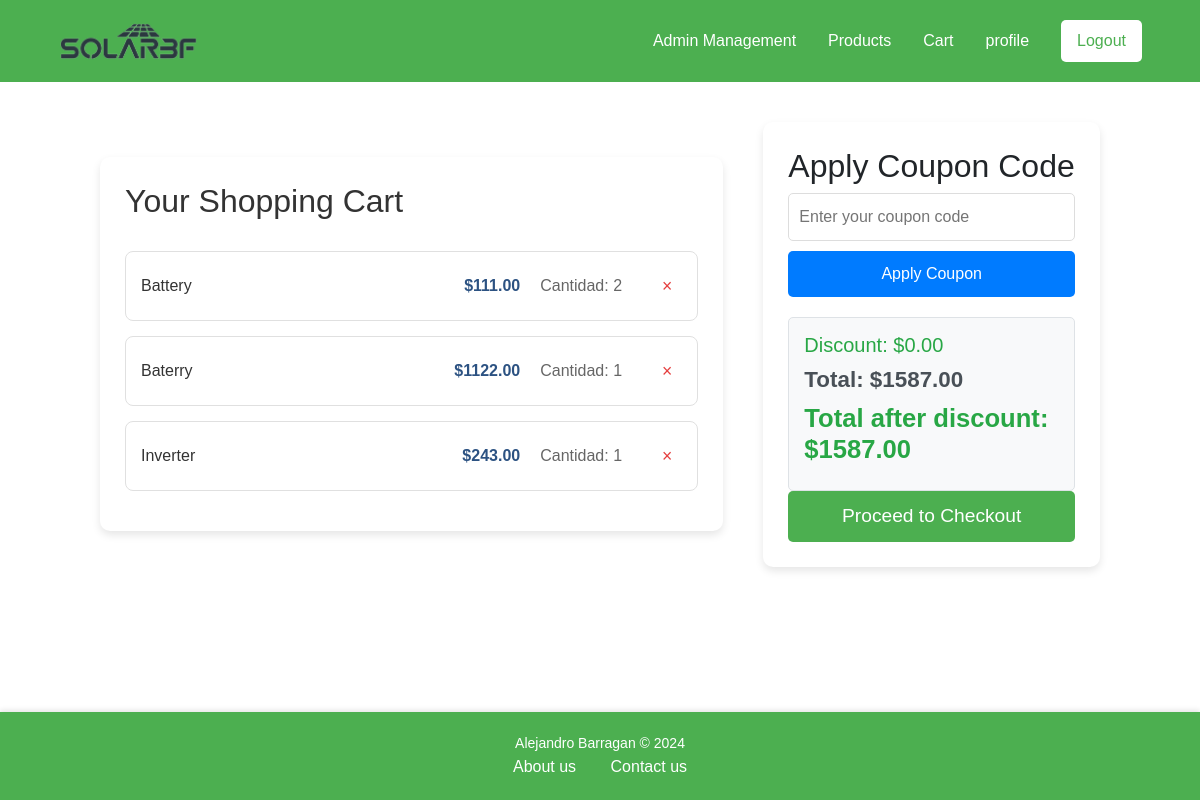
/cart/ (signed in), run on an earlier commit of the app's database.
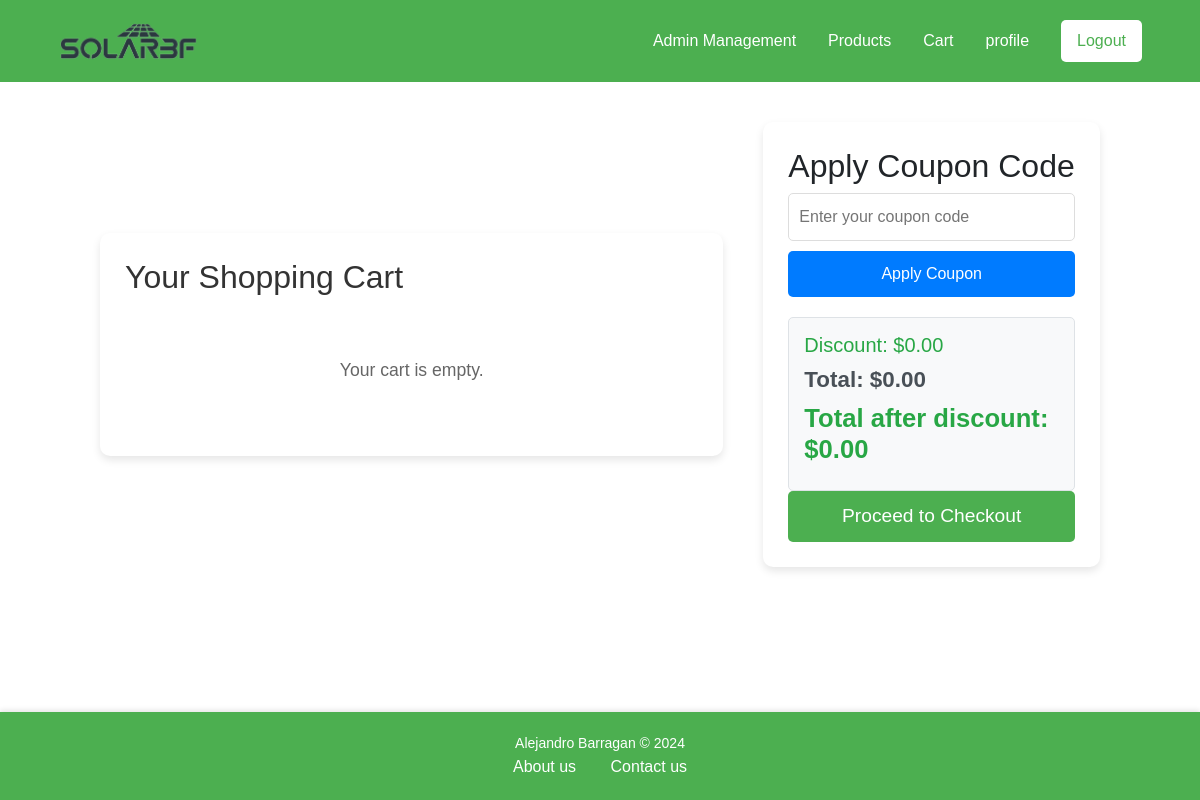
And on a later commit of the database.
### cart/models.py (models this page shows, shortened)
class CartItem(models.Model):
    cart = models.ForeignKey(Cart, on_delete=models.CASCADE, related_name='items')
    product = models.ForeignKey(Product, on_delete=models.CASCADE)
    quantity = models.PositiveIntegerField(default=1)

### products/models.py (models this page shows, shortened)
class Product(models.Model):
    name = models.CharField(max_length=255)
    description = models.TextField()
    price = models.DecimalField(max_digits=10, decimal_places=2)
    stock = models.PositiveIntegerField()
    category = models.ForeignKey(Category, on_delete=models.CASCADE)
    image = models.ImageField(upload_to='product_images/', blank=False, null=False)
    created_at = models.DateTimeField(auto_now_add=True)

### cart/views.py (the view, shortened to what this page needs)
# urls.py: path('', views.view_cart, name='cart'),
@login_required
def view_cart(request):
    try:
        cart = Cart.objects.get(user=request.user)
    except Cart.DoesNotExist:
        cart = Cart.objects.create(user=request.user)
    cart_items = cart.items.all()
    cart_total = sum(item.product.price * item.quantity for item in cart_items)
    coupon_discount = 0
    coupon_code = request.session.get('coupon_code', None)
    final_total = cart_total - coupon_discount
    return render(request, 'store/cart.html', {
        'cart_items': cart_items,
        'cart_total': cart_total,
        'final_total': final_total,
        'coupon_discount': coupon_discount,
        'coupon_code': coupon_code,
    })

### templates/store/cart.html (shortened to what this page needs)
{% extends 'base.html' %}
{% load static %}
{% block style %}
    <link rel="stylesheet" href="{% static 'css/cart.css' %}"/>
{% endblock %}
{% block content %}
    <div class="container-cart">
        <div class="left-section">
            <h1>Your Shopping Cart</h1>
            {% if cart_items %}
                <div class="cart-items">
                {% for item in cart_items %}
                    <div class="cart-item">
                        <div class="item-details">
                            <span class="item-name">{{ item.product.name }}</span>
                            <span class="item-price">${{ item.product.price }}</span>
                            <span class="item-quantity">Cantidad: {{ item.quantity }}</span>
                            <form action="{% url 'remove_from_cart' item.id %}" method="POST" class="remove-form">
                                <button type="submit" class="remove-button">×</button>
                            </form>
                        </div>
                    </div>
                {% endfor %}
                </div>
            {% else %}
                <div class="empty-cart-message">
                    <p>Your cart is empty.</p>
                </div>
            {% endif %}
        </div>
        <div class="right-section">
            <h2>Apply Coupon Code</h2>
            <form method="post" class="coupon-form">
                <input type="text" name="coupon_code" class="coupon-input" placeholder="Enter your coupon code" required>
                <button type="submit" class="coupon-button">Apply Coupon</button>
            </form>
            <div class="discount-info">
                <h5>Discount: ${{ coupon_discount|floatformat:2 }}</h5>
                <h4 class="total-amount">Total: ${{ cart_total|floatformat:2 }}</h4>
                <h3 class="final-total">Total after discount: ${{ final_total|floatformat:2 }}</h3>
            </div>
            <form action="{% url 'checkout' %}" method="POST">
                <button type="submit" class="checkout-button">Proceed to Checkout</button>
            </form>
        </div>
    </div>
{% endblock %}

### templates/base.html (shortened to what this page needs)
{% load static %}
{% load bootstrap5 %}
<!DOCTYPE html>
<html lang="en">
<head>
    {% bootstrap_css %}
    <link rel="stylesheet" href="{% static 'css/base.css' %}">
    {% block style %}
    {% endblock %}
</head>
<body>
    {% include 'components/navbar.html' %}
        {% block content %}
        {% endblock %}
    {% include 'components/footer.html' %}
</body>
</html>

### templates/components/navbar.html (shortened to what this page needs)
{% load static %}
{% block style %}
    <link rel="stylesheet" href="{% static 'css/navbar.css' %}"/>
{% endblock %}
{% block content %}
<div class="navbar-container">
    <nav class="navbar">
        <div class="container">
            <a class="nav-link navbar-brand nav-logo" href="{% url 'home' %}">
                <img src="{% static 'images/SolarBFLogo1-1.png' %}" alt="">
            </a>
            <div class="nav-links" id="nav-links">
                {% if user.is_authenticated %}
                    {% if user.is_staff or user.role == 'worker' %}
                        <a class="nav-link btn-sm" href="{% url 'management' %}">Admin Management</a>
                    {% endif %}
                    <a class="nav-link btn-sm" href="{% url 'products' %}">Products</a>
                    <a class="nav-link btn-sm" href="{% url 'cart' %}">Cart</a>
                    <a class="nav-link btn-sm" href="{% url 'profile' %}">profile</a>
                    <a class="nav-link btn-nav logout-btn" href="{% url 'logout' %}">Logout</a>
                {% else %}
                    <a class="nav-link btn-nav login-btn" href="{% url 'login' %}">Login</a>
                {% endif %}
            </div>
        </div>
    </nav>
</div>
{% endblock %}

### templates/components/footer.html
{% load static %}
{% block style %}
    <link rel="stylesheet" href="{% static 'css/footer.css' %}"/>
{% endblock %}
{% block content %}
<div class="footer-container">
    <footer>
        <p>Alejandro Barragan © 2024</p>
        <a class="footer-link" href="{% url 'about' %}">About us</a>
        <a class="footer-link" href="{% url 'contact' %}">Contact us</a>
    </footer>
</div>
{% endblock %}

### static/css/base.css (style rules this page uses)
* { box-sizing: border-box; margin: 0; padding: 0; }
body { background-color: linear-gradient(135deg, #f8f9fa 0%, #e9ecef 100%); font-family: Arial, sans-serif; line-height: 1.6; }
a { text-decoration: none; }
img { max-width: 100%; height: auto; }

### static/css/cart.css (style rules this page uses)
.container-cart { display: flex; flex-direction: row; justify-content: space-between; align-items: flex-start; width: 90%; margin: 20px auto; padding: 20px; }
.left-section, .right-section { padding: 20px; background-color: #fff; border-radius: 10px; box-shadow: 0 4px 8px rgba(0, 0, 0, 0.1); }
.left-section { flex: 2; margin-right: 20px; padding: 25px; margin: auto 20px; }
.right-section { flex: 1; margin: auto 20px; padding: 25px; }
.left-section h1 { margin-bottom: 30px; color: #333; font-size: 2rem; }
.empty-cart-message { text-align: center; color: #666; padding: 30px; font-size: 1.1rem; }
.coupon-input { width: 100%; padding: 10px; font-size: 1rem; border-radius: 5px; border: 1px solid #ddd; margin-bottom: 10px; }
.coupon-button { width: 100%; padding: 10px; font-size: 1rem; border-radius: 5px; background-color: #007bff; color: white; border: none; cursor: pointer; transition: background-color 0.3s ease; }
.total-amount { font-size: 1.8rem; font-weight: bold; margin: 20px 0; }
.checkout-button { width: 100%; padding: 10px; font-size: 1.2rem; border-radius: 5px; background-color: #4caf50; color: white; border: none; cursor: pointer; transition: background-color 0.3s ease; }
.discount-info { margin-top: 20px; padding: 15px; background-color: #f8f9fa; border-radius: 5px; border: 1px solid #dee2e6; }
.discount-info h5 { color: #28a745; margin: 0 0 10px 0; }
.total-amount { font-size: 1.4rem; margin: 10px 0; color: #495057; }
.final-total { font-size: 1.6rem; color: #28a745; margin: 10px 0; font-weight: bold; }

### static/css/navbar.css (style rules this page uses)
.navbar-container { background-color: #4CAF50; }
.navbar { display: flex; justify-content: center; align-items: center; padding: 1rem; }
.container { display: flex; justify-content: space-between; align-items: center; width: 100%; }
.navbar-brand { margin-right: auto; font-size: 1.5rem; color: #fff; text-decoration: none; }
.nav-links { display: flex; align-items: center; }
.nav-link { color: #fff; text-decoration: none; margin: 0 1rem; }
.btn-nav { background-color: #fff; color: #4CAF50; padding: 0.5rem 1rem; border: none; border-radius: 5px; text-decoration: none; }
.logout-btn { background-color: white; }
.nav-logo { display: flex; align-items: center; height: 100%; padding: 5px 0; }
.nav-logo img { max-height: 40px; width: auto; object-fit: contain; }

### static/css/footer.css (style rules this page uses)
html, body { height: 100%; margin: 0; }
body { display: flex; flex-direction: column; }
.footer-container { background-color: #4CAF50; color: #ffffff; text-align: center; padding: 20px 0; width: 100%; margin-top: auto; box-shadow: 0 -2px 5px rgba(0, 0, 0, 0.1); }
.footer-container p { margin: 0; font-size: 14px; }
.footer-link { color: #ffffff; text-decoration: none; margin: 0 15px; transition: color 0.3s ease; }

What changed in the data, as far as the page shows it:
removed CartItem: product.name "Battery", product.price "111.00", quantity "2"
removed CartItem: product.name "Baterry", product.price "1122.00", quantity "1"
removed CartItem: product.name "Inverter", product.price "243.00", quantity "1"
Also different on the page:
{{ cart_total|floatformat:2 }}: "1587.00" → "0.00"
{{ final_total|floatformat:2 }}: "1587.00" → "0.00"
text now shown: "Your cart is empty."
